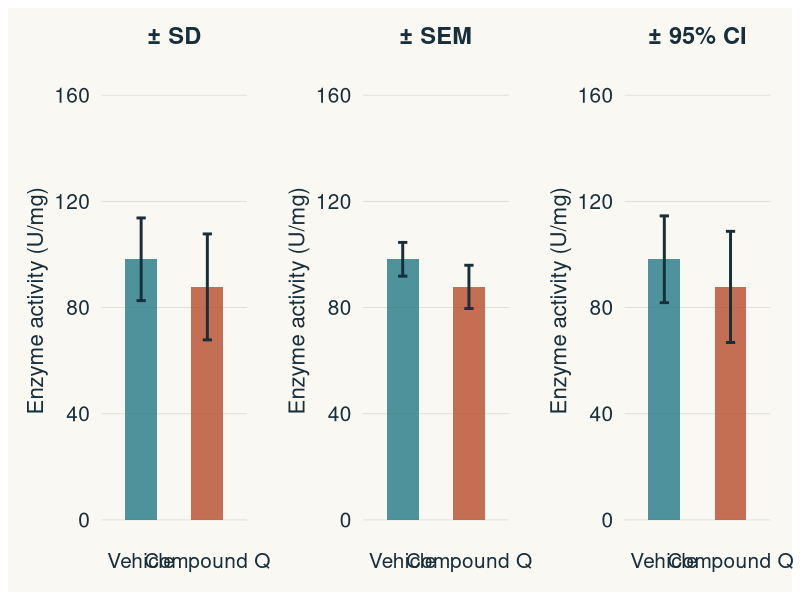

Source code (R):
library(ggplot2)
library(patchwork)

paper <- "#FAF8F2"; ink <- "#172E3B"; teal <- "#237A87"; rust <- "#B64C2E"

theme_d <- theme_minimal(base_size = 18, base_family = "Helvetica") +
  theme(text            = element_text(colour = ink),
        plot.background  = element_rect(fill = paper, colour = NA),
        panel.background = element_rect(fill = paper, colour = NA),
        panel.grid.minor = element_blank(),
        panel.grid.major = element_line(colour = "#DDDED6", linewidth = .3),
        axis.text        = element_text(colour = ink, size = 15),
        axis.title       = element_text(size = 16),
        legend.position  = "none",
        plot.margin      = margin(14, 16, 14, 14))

vehicle  <- c(79.620, 79.143, 111.790, 107.580, 113.410, 97.593)
compound <- c(58.717, 79.147,  94.110,  83.853, 119.457, 91.413)
n <- 6

stats <- data.frame(
  condition = factor(c("Vehicle", "Compound Q"), levels = c("Vehicle", "Compound Q")),
  mean = c(mean(vehicle), mean(compound)),
  sd   = c(sd(vehicle),   sd(compound)),
  sem  = c(sd(vehicle) / sqrt(n),  sd(compound) / sqrt(n)),
  ci95 = c(qt(0.975, n - 1) * sd(vehicle)  / sqrt(n),
            qt(0.975, n - 1) * sd(compound) / sqrt(n))
)

eb_panel <- function(hw_col, title) {
  d <- stats
  d$lo <- d$mean - d[[hw_col]]
  d$hi <- d$mean + d[[hw_col]]
  ggplot(d, aes(condition, mean, fill = condition)) +
    geom_col(width = 0.48, alpha = 0.80, colour = NA) +
    geom_errorbar(aes(ymin = lo, ymax = hi),
                  width = 0.14, linewidth = 1.0, colour = ink) +
    scale_fill_manual(values = c(teal, rust)) +
    scale_y_continuous(limits = c(0, 165), breaks = c(0, 40, 80, 120, 160)) +
    labs(x = NULL, y = "Enzyme activity (U/mg)", title = title) +
    theme_d +
    theme(panel.grid.major.x = element_blank(),
          plot.title = element_text(size = 17, face = "bold", hjust = 0.5, margin = margin(b = 8)))
}

p_sd  <- eb_panel("sd",   "± SD")
p_sem <- eb_panel("sem",  "± SEM")
p_ci  <- eb_panel("ci95", "± 95% CI")

p <- p_sd | p_sem | p_ci

ggsave(
  "figures/generated/error-bars-comparison.png", p,
  width = 14, height = 4.5, dpi = 180,
  device = function(filename, width, height, res, ...) {
    grDevices::png(filename, width = width, height = height, units = "in", res = res,
      type = if (Sys.info()[["sysname"]] == "Darwin") "quartz" else "cairo", ...)
  }
)
message("Saved error-bars-comparison.png")
